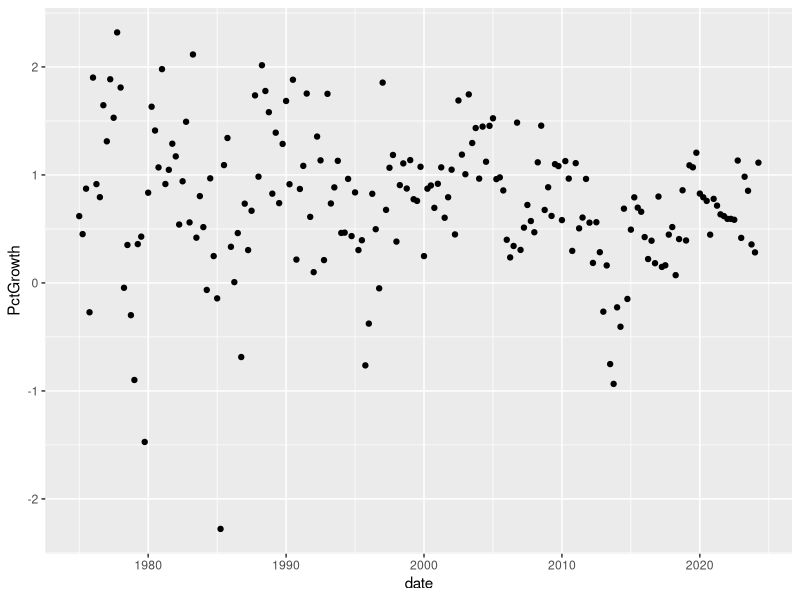
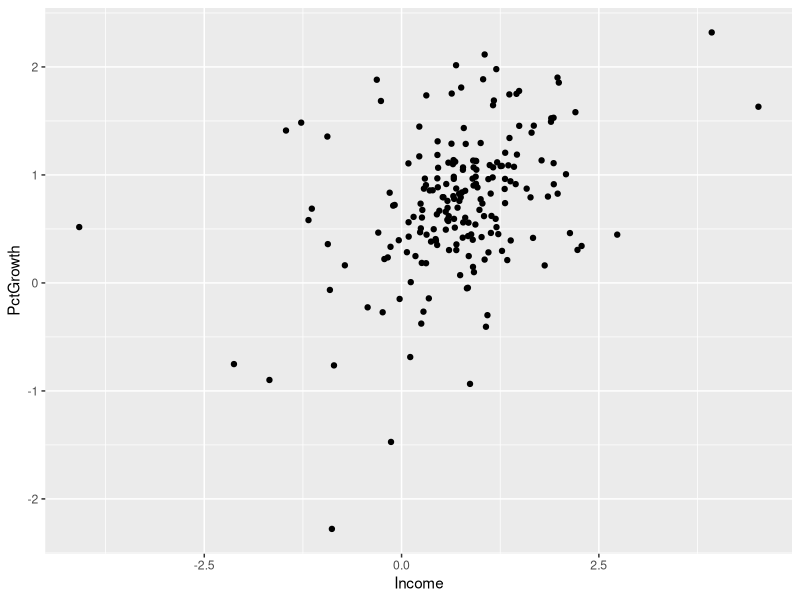
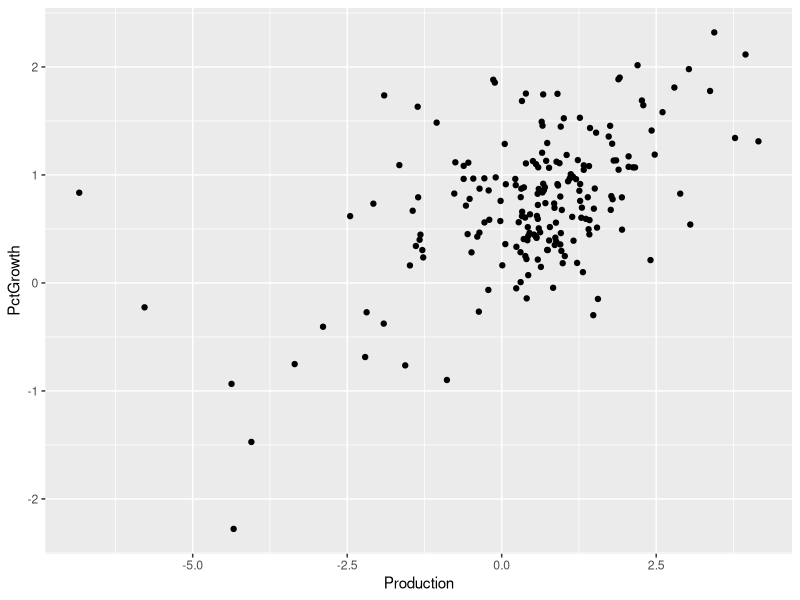
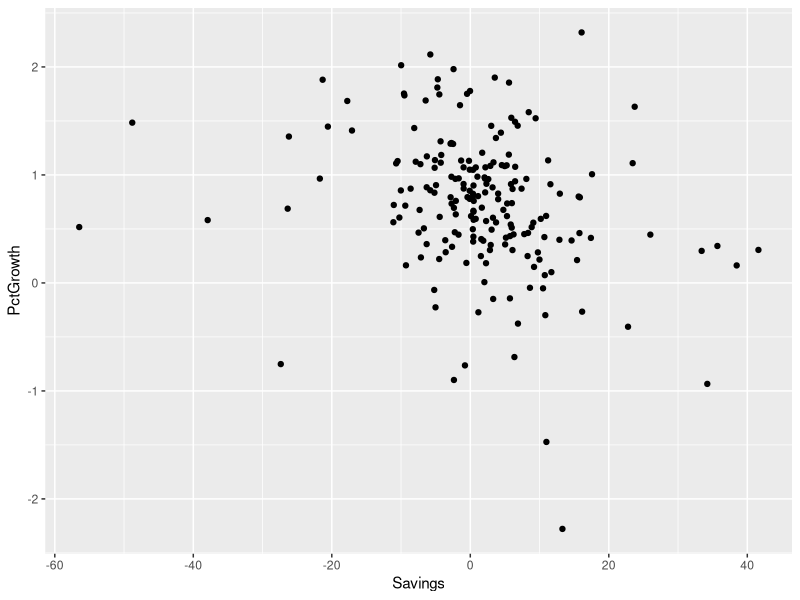
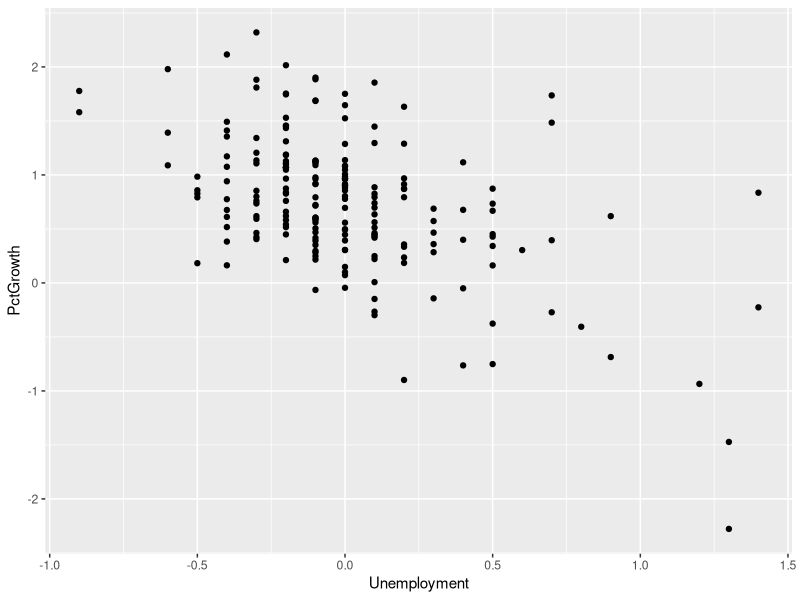
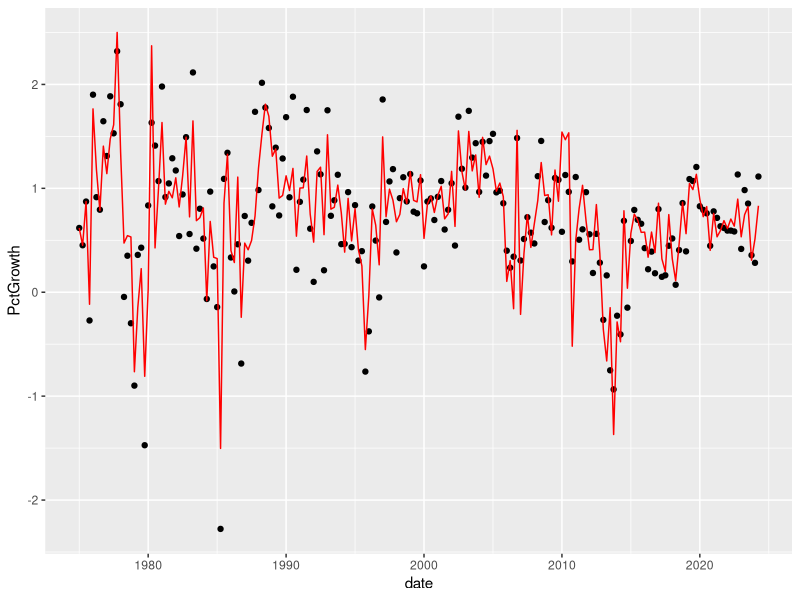

Source code (R) for these figures, in order:
## ---- chunk 1
knitr::opts_chunk$set(message = FALSE, warning = FALSE)
library(tidyverse)
library(vroom)
library(zoo)
library(forecast)
library(splines)

data <- vroom('CompanyGrowth.csv')
data <- data %>%
  mutate(date = as.Date(as.yearqtr(paste(Year, Qrtr, sep = "-"))))
## ---- chunk 2
# growth stays about the same throughout
ggplot(data=data, aes(x=date, y=PctGrowth)) +
  geom_point()
# Change in Income
ggplot(data=data, aes(x=Income, y=PctGrowth)) +
  geom_point()
# Change in Production
ggplot(data=data, aes(x=Production, y=PctGrowth)) +
  geom_point()
# Change in Savings
ggplot(data=data, aes(x=Savings, y=PctGrowth)) +
  geom_point()
# Change in Unemployment
ggplot(data=data, aes(x=Unemployment, y=PctGrowth)) +
  geom_point()
## ---- chunk 3
    # basic linear model
    growth.lm <- lm(PctGrowth ~ Income + Production + Savings + Unemployment, data=data)

    # lm models for each predictor
    new_data <- data.frame(Year = 2025,
                           Qrtr = c(1,2,3,4))
    income.lm <- lm(Income~Year+Qrtr, data=data)
    income_lm_preds <- predict(income.lm, newdata = new_data)
    production.lm <- lm(Production~Year+Qrtr, data=data)
    production_lm_preds <- predict(production.lm, newdata = new_data)
    savings.lm <- lm(Savings~Year+Qrtr, data=data)
    savings_lm_preds <- predict(savings.lm, newdata = new_data)
    unemployment.lm <- lm(Unemployment~Year+Qrtr, data=data)
    unemployment_lm_preds <- predict(unemployment.lm, newdata = new_data)

    # predict growth
    growth_new_data <- data.frame(Income = income_lm_preds,
                                  Production = production_lm_preds,
                                  Savings = savings_lm_preds,
                                  Unemployment = unemployment_lm_preds)
    predict(growth.lm, growth_new_data)

    ## how well does our model predict
    # r^2
    summary(growth.lm)$r.squared
    # rmse
    rmse <- sqrt(mean(residuals(growth.lm)^2))
## ---- chunk 4
    # new linear model accounting for date features and maybe with spline and what not
    data_date_features <- data %>%
      mutate(Year = year(date),
             Month = month(date, label = TRUE),
             DOW = wday(date, label = TRUE),
             Numeric_date = decimal_date(date))

    spline_model <- lm(PctGrowth ~ bs(date, knots = c(1975, 1990, 2005, 2020), degree = 3) +
    ., data = data_date_features)

    data_date_features %>%
    ggplot(aes(x = date, y = PctGrowth)) +
    geom_point() +
    geom_line(aes(y = spline_model$fitted.values), col = 'red')
    # facebook prophet (maybe or maybe not this one because it won't account for other variables)
## ---- chunk 5
    # ARIMA
    ## Define response as time series object with a frequency S
    ts_data <- ts(data=data$PctGrowth, frequency=4)
    X_noInt <- model.matrix(growth.lm)[,-1]
    arima_model <- auto.arima(y=ts_data,xreg=X_noInt)
    summary(arima_model)
    coef(arima_model)
## ---- chunk 6

